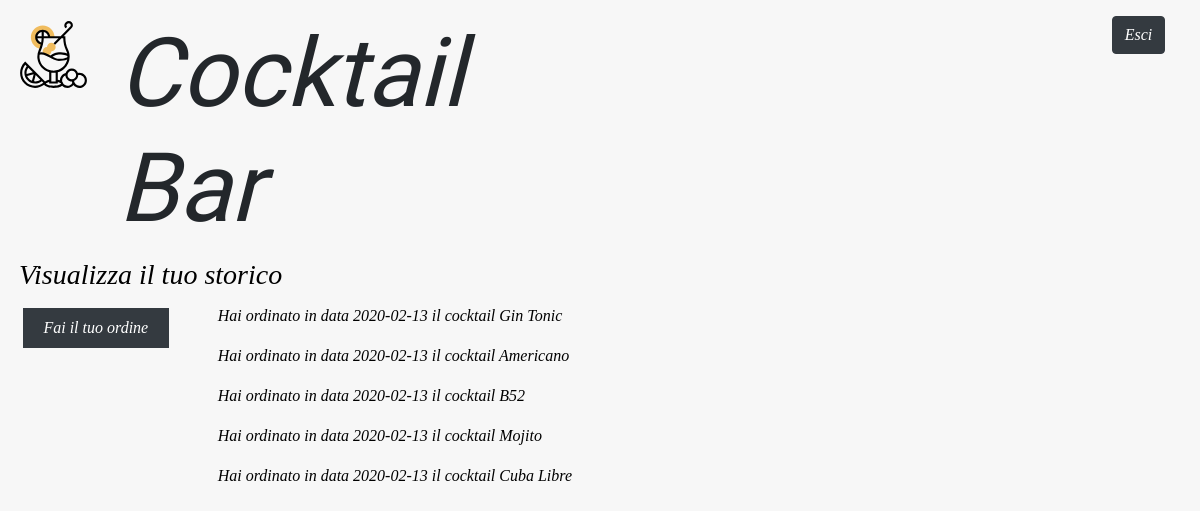
The app's page /storico/3/ with its own data.
### bar/models.py (models this page shows, shortened)
class ClienteOrdinaCocktailRicevendoCodicePrenotazione(models.Model):
    id = models.BigAutoField(primary_key=True)
    data = models.CharField(max_length=100)
    fk_id_cliente = models.ForeignKey(Cliente,
                                      db_column='fk_id_cliente',
                                      on_delete=models.CASCADE)
    fk_id_cocktail = models.ForeignKey(Cocktail,
                                       db_column='fk_id_cocktail',
                                       on_delete=models.CASCADE)
    fk_id_codice_prenotazione = models.ForeignKey(CodicePrenotazione,
                                                  db_column='fk_id_codice_prenotazione',
                                                  on_delete=models.CASCADE)
    class Meta:
        db_table = 'Cliente_ordina_cocktail_ricevendo_codice_prenotazione'

class Cocktail(models.Model):
    id = models.BigAutoField(primary_key=True)
    nome = models.CharField(max_length=100)
    ingredienti = models.TextField()  # This field type is a guess.
    prezzo = models.FloatField()
    class Meta:
        db_table = 'Cocktail'

### bar/views.py (the view)
# urls.py: path('storico/<int:cliente_id>/', views.goToStorico, name='storico'),
def goToStorico(request, cliente_id):
    global ordine
    ordine = []
    global totale
    totale = 0
    cliente = Cliente.objects.get(id=cliente_id)
    list_ordinazioni = ClienteOrdinaCocktailRicevendoCodicePrenotazione.objects.filter(fk_id_cliente=cliente)
    cocktails = []
    for ordinazione in list_ordinazioni:
        cocktail = Cocktail.objects.get(id=ordinazione.fk_id_cocktail.id)
        cocktails.append({
            'nome': cocktail.nome,
            'data': ordinazione.data,
        })
    context = {
        'cocktails': cocktails,
        'cliente_id': cliente_id,
    }
    return render(request, 'bar/storico.html', context)

### bar/templates/bar/storico.html (shortened to what this page needs)
<!DOCTYPE html>
<html lang="it">
<head>
    {% load static %}
    <link rel="stylesheet" href="{% static 'bar/bootstrap/css/bootstrap.css' %}">
    <link rel="stylesheet" href="https://cdnjs.cloudflare.com/ajax/libs/font-awesome/4.7.0/css/font-awesome.min.css">
    <link rel="stylesheet" href="{% static 'bar/css/style.css' %}">
    <link rel="stylesheet" href="{% static 'bar/css/storico.css' %}">
</head>
<body>
    <header>
        <div class="container-header mt-3">
            <div class="row m-1">
                <div class="col-1">
                    <img src="../../static/bar/imgs/cocktail.svg" alt="bicchiere da cocktail" class="logo-glass">
                </div>
                <div class="col-5">
                    <h1 class="title-header">Cocktail Bar</h1>
                </div>
                <div class="col-6">
                    <div class="row justify-content-end">
                        <div class="offset-8 col-2">
                            <a class="btn btn-dark" href="{% url 'logout' %}">Esci</a>
                        </div>
                    </div>
                </div>
            </div>
        </div>
    </header>
    <div class="container-title-storico">
        <div class="row m-1">
            <div class="col-12">
                <h3>Visualizza il tuo storico</h3>
            </div>
        </div>
    </div>
    <div class="container-storico">
        <div class="row m-1">
            <div class="col-2">
                <div class="row justify-content-center">
                    <div class="col-12 text-center">
                        <ul class="nav flex-column">
                            <li class="nav-item">
                                <a class="nav-link btn-dark m-1" href="{% url 'goToOrdinazione' cliente_id %}">Fai il tuo ordine</a>
                            </li>
                        </ul>
                    </div>
                </div>
            </div>
            <div class="col-10">
                {% for ordinazione in cocktails %}
                    <p>Hai ordinato in data {{ ordinazione.data }} il cocktail {{ ordinazione.nome }}</p>
                {% endfor %}
            </div>
        </div>
    </div>
</body>
</html>

### bar/static/bar/css/style.css (style rules this page uses)
body { background-color: #f7f7f7; font-family: "Amiri"; font-style: italic; color: #000; }
.title-header { font-size: 6em; font-family: 'Indie Flower', cursive; color: rgb(35, 39, 43); }
.justify-content-center { margin-right: 0px !important; }
.logo-glass { width: 100%; padding-top: 4px; }

### records on screen
ClienteOrdinaCocktailRicevendoCodicePrenotazione: data "2020-02-13"
Cocktail: nome "Gin Tonic"
ClienteOrdinaCocktailRicevendoCodicePrenotazione: data "2020-02-13"
Cocktail: nome "Americano"
ClienteOrdinaCocktailRicevendoCodicePrenotazione: data "2020-02-13"
Cocktail: nome "B52"
ClienteOrdinaCocktailRicevendoCodicePrenotazione: data "2020-02-13"
Cocktail: nome "Mojito"
ClienteOrdinaCocktailRicevendoCodicePrenotazione: data "2020-02-13"
Cocktail: nome "Cuba Libre"
